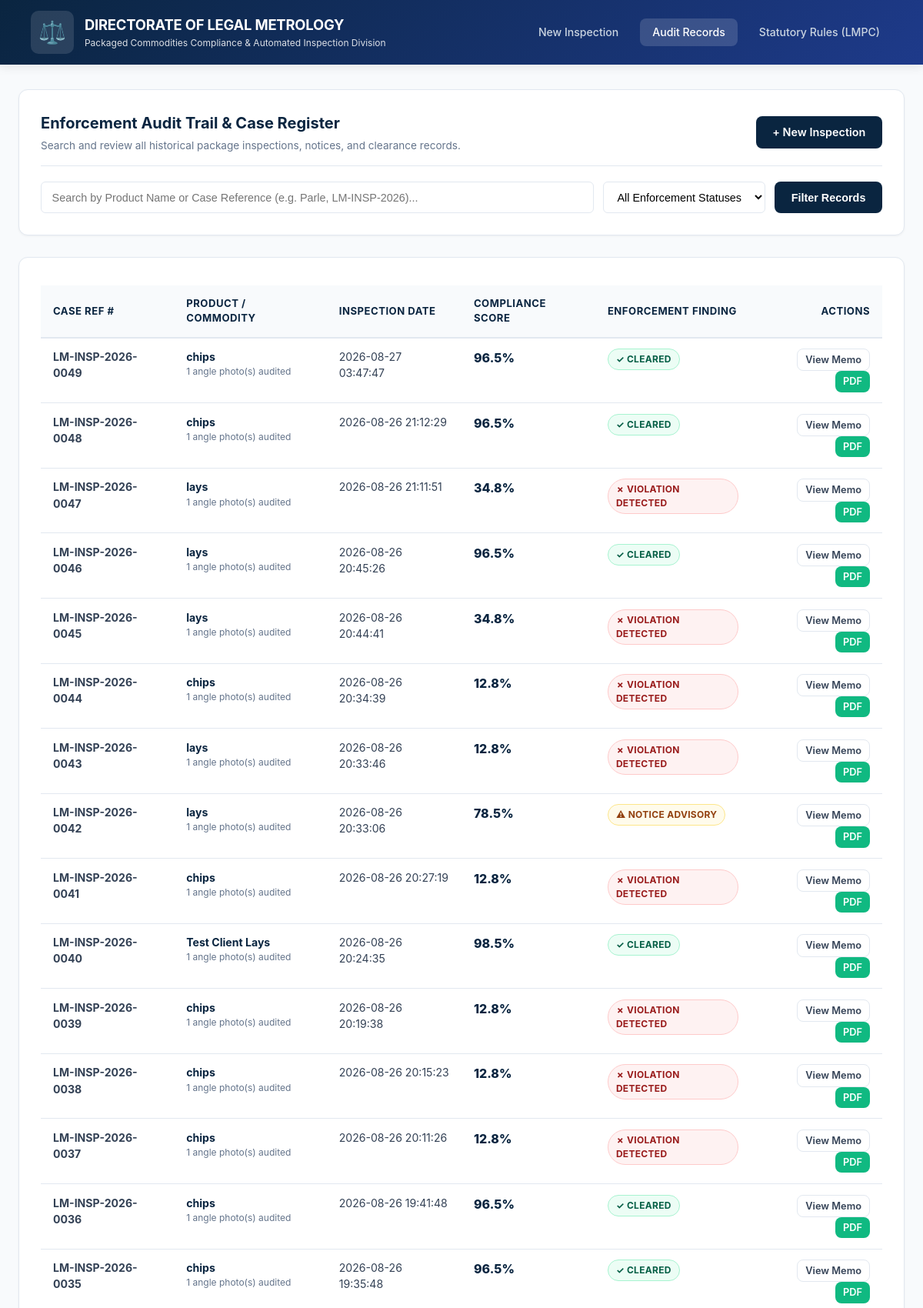
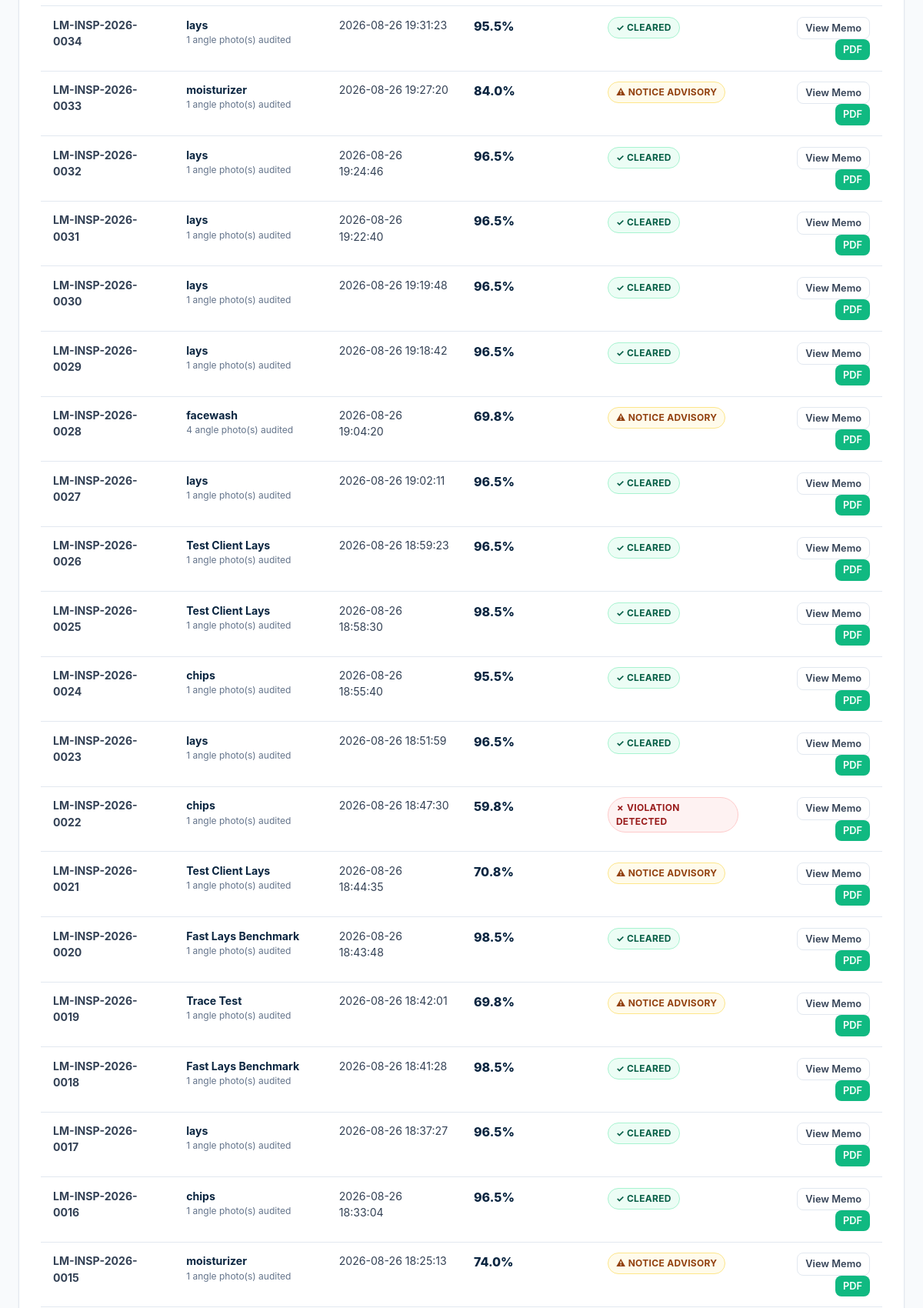
/dashboard (upper part), run on the app's committed database (2 pictures, top to bottom).
### tables this page shows
CREATE TABLE scans (
            id INTEGER PRIMARY KEY AUTOINCREMENT,
            reference_no TEXT UNIQUE,
            product_name TEXT NOT NULL,
            product_category TEXT DEFAULT 'General FMCG & Household',
            brand_name TEXT DEFAULT '',
            batch_no TEXT DEFAULT '',
            inspecting_officer TEXT DEFAULT 'Inspector of Legal Metrology',
            inspection_location TEXT DEFAULT 'Retail / Packaging Unit',
            image_filenames TEXT NOT NULL,
            full_text TEXT,
            overall_status TEXT NOT NULL,
            compliance_score REAL DEFAULT 0.0,
            compliance_json TEXT NOT NULL,
            ocr_low_confidence INTEGER DEFAULT 0,
            violations_count INTEGER DEFAULT 0,
            statutory_verdict TEXT DEFAULT 'PENDING',
            officer_notes TEXT DEFAULT '',
            created_at TIMESTAMP DEFAULT CURRENT_TIMESTAMP
        );

### app.py (the view)
@app.route("/dashboard")
def dashboard():
    search_query = request.args.get("q", "").strip()
    status_filter = request.args.get("status", "all")
    scans = db.get_all_scans(search_query=search_query, status_filter=status_filter)
    stats = db.get_dashboard_stats()
    return render_template(
        "dashboard.html",
        scans=scans,
        stats=stats,
        search_query=search_query,
        status_filter=status_filter
    )

### database/db.py (called while the page is built)
def get_connection():
    os.makedirs(os.path.dirname(DB_PATH), exist_ok=True)
    conn = sqlite3.connect(DB_PATH)
    conn.row_factory = sqlite3.Row
    return conn

### templates/dashboard.html (shortened to what this page needs)
<!DOCTYPE html>
<html lang="en">
<head>
  <link rel="stylesheet" href="{{ url_for('static', filename='css/style.css') }}">
</head>
<body>
  <nav class="navbar">
    <a href="/" class="nav-brand">
      <span class="emblem">⚖️</span>
      <div>
        <div class="nav-title">DIRECTORATE OF LEGAL METROLOGY</div>
        <div class="nav-subtitle">Packaged Commodities Compliance & Automated Inspection Division</div>
      </div>
    </a>
    <div class="nav-links">
      <a href="/" class="nav-link">New Inspection</a>
      <a href="/dashboard" class="nav-link active">Audit Records</a>
      <a href="/rules" class="nav-link">Statutory Rules (LMPC)</a>
    </div>
  </nav>
  <div class="container">
    <div class="card">
      <div class="card-header">
        <div>
          <h2 class="card-title">Enforcement Audit Trail & Case Register</h2>
          <p style="color: var(--text-muted); font-size: 0.85rem; margin-top: 4px;">
            Search and review all historical package inspections, notices, and clearance records.
          </p>
        </div>
        <a href="/" class="btn btn-primary">
          <span>+ New Inspection</span>
        </a>
      </div>
      <form action="/dashboard" method="GET" style="display: flex; gap: 12px; flex-wrap: wrap;">
        <input
          type="text"
          name="q"
          placeholder="Search by Product Name or Case Reference (e.g. Parle, LM-INSP-2026)..."
          value="{{ search_query }}"
          style="flex: 1; min-width: 260px; padding: 0.65rem 0.85rem; border-radius: 6px; border: 1px solid var(--border); font-size: 0.9rem;"
        >
        <select
          name="status"
          style="padding: 0.65rem 0.85rem; border-radius: 6px; border: 1px solid var(--border); font-size: 0.9rem; background: white;"
        >
          <option value="all" {% if status_filter == 'all' %}selected{% endif %}>All Enforcement Statuses</option>
        </select>
        <button type="submit" class="btn btn-primary">
          <span>Filter Records</span>
        </button>
      </form>
    </div>
    <div class="card">
      <div class="table-responsive">
        <table class="table">
          <thead>
            <tr>
              <th>Case Ref #</th>
              <th>Product / Commodity</th>
              <th>Inspection Date</th>
              <th>Compliance Score</th>
              <th>Enforcement Finding</th>
              <th style="text-align: right;">Actions</th>
            </tr>
          </thead>
          <tbody>
            {% if scans %}
              {% for scan in scans %}
              <tr>
                <td><b>{{ scan.reference_no or 'LM-INSP-2026-000' + scan.id|string }}</b></td>
                <td>
                  <div style="font-weight: 700; color: var(--primary);">{{ scan.product_name }}</div>
                  <div style="font-size: 0.75rem; color: var(--text-muted);">
                    {{ scan.image_filenames|length }} angle photo(s) audited
                  </div>
                </td>
                <td>{{ scan.created_at }}</td>
                <td>
                  <div style="font-weight: 800; font-size: 1rem; color: var(--primary);">
                    {{ scan.compliance_score }}%
                  </div>
                </td>
                <td>
                  {% if scan.overall_status == 'COMPLIANT' %}
                    <span class="badge badge-success">✓ CLEARED</span>
                  {% elif scan.overall_status == 'PARTIAL_COMPLIANCE' %}
                    <span class="badge badge-warning">⚠ NOTICE ADVISORY</span>
                  {% else %}
                    <span class="badge badge-danger">✗ VIOLATION DETECTED</span>
                  {% endif %}
                </td>
                <td style="text-align: right;">
                  <a href="/report/{{ scan.id }}" class="btn btn-outline" style="padding: 4px 10px; font-size: 0.8rem;">
                    View Memo
                  </a>
                  <a href="/report/{{ scan.id }}/pdf" class="btn btn-success" style="padding: 4px 10px; font-size: 0.8rem;" target="_blank">
                    PDF
                  </a>
                </td>
              </tr>
              {% endfor %}
            {% else %}
              <tr>
                <td colspan="6" style="text-align: center; padding: 2rem; color: var(--text-muted);">
                  No inspection records found matching the query criteria.
                </td>
              </tr>
            {% endif %}
          </tbody>
        </table>
      </div>
    </div>
  </div>
</body>
</html>

### static/css/style.css (style rules this page uses)
:root { --primary: #0a2540; --primary-hover: #133961; --accent: #6366f1; --accent-light: #e0e7ff; --success: #10b981; --success-bg: #ecfdf5; --success-border: #a7f3d0; --warning: #f59e0b; --warning-bg: #fffbeb; --warning-border: #fde68a; --danger: #ef4444; --danger-bg: #fef2f2; --danger-border: #fecaca; --dark: #0f172a; --light-bg: #f8fafc; --card-bg: #ffffff; --border: #e2e8f0; --text-main: #334155; --text-muted: #64748b; --radius: 12px; --shadow-sm: 0 1px 3px rgba(0,0,0,0.05); --shadow-md: 0 4px 12px rgba(0, 0, 0, 0.08); --shadow-lg: 0 10px 25px -5px rgba(15, 37, 64, 0.12); }
* { box-sizing: border-box; margin: 0; padding: 0; }
body { font-family: -apple-system, BlinkMacSystemFont, 'Segoe UI', Roboto, Helvetica, Arial, sans-serif; background-color: var(--light-bg); color: var(--text-main); line-height: 1.5; -webkit-font-smoothing: antialiased; }
.navbar { background: linear-gradient(135deg, #0a2540 0%, #1e3a8a 100%); color: white; padding: 0.9rem 2.5rem; display: flex; justify-content: space-between; align-items: center; box-shadow: var(--shadow-md); position: sticky; top: 0; z-index: 100; }
.nav-brand { display: flex; align-items: center; gap: 14px; text-decoration: none; color: white; }
.nav-brand .emblem { font-size: 1.8rem; background: rgba(255, 255, 255, 0.12); padding: 6px 10px; border-radius: 10px; }
.nav-title { font-size: 1.15rem; font-weight: 700; letter-spacing: -0.2px; }
.nav-subtitle { font-size: 0.75rem; opacity: 0.85; font-weight: 400; }
.nav-links { display: flex; gap: 0.75rem; }
.nav-link { color: #cbd5e1; text-decoration: none; font-size: 0.88rem; font-weight: 500; padding: 7px 16px; border-radius: 8px; transition: all 0.2s; }
.nav-link:hover, .nav-link.active { background: rgba(255, 255, 255, 0.15); color: white; }
.container { max-width: 1320px; margin: 2rem auto; padding: 0 1.5rem; }
.card { background: var(--card-bg); border-radius: var(--radius); border: 1px solid var(--border); box-shadow: var(--shadow-sm); padding: 1.75rem; margin-bottom: 1.75rem; transition: box-shadow 0.2s ease; }
.card-header { border-bottom: 1px solid var(--border); padding-bottom: 1rem; margin-bottom: 1.25rem; display: flex; justify-content: space-between; align-items: center; flex-wrap: wrap; gap: 10px; }
.card-title { font-size: 1.25rem; font-weight: 700; color: var(--primary); }
.btn { display: inline-flex; align-items: center; justify-content: center; gap: 8px; padding: 0.65rem 1.35rem; font-size: 0.9rem; font-weight: 600; border-radius: 8px; text-decoration: none; cursor: pointer; border: none; transition: all 0.2s; }
.btn-primary { background: var(--primary); color: white; }
.btn-success { background: var(--success); color: white; }
.btn-outline { background: white; border: 1px solid var(--border); color: var(--text-main); }
.badge { display: inline-flex; align-items: center; gap: 5px; padding: 4px 10px; border-radius: 9999px; font-size: 0.75rem; font-weight: 700; letter-spacing: 0.3px; }
.badge-success { background: var(--success-bg); color: #065f46; border: 1px solid var(--success-border); }
.badge-warning { background: var(--warning-bg); color: #92400e; border: 1px solid var(--warning-border); }
.badge-danger { background: var(--danger-bg); color: #991b1b; border: 1px solid var(--danger-border); }
.table-responsive { overflow-x: auto; }
.table { width: 100%; border-collapse: collapse; margin-top: 0.5rem; }
.table th { background-color: #f8fafc; color: var(--primary); text-align: left; padding: 0.85rem 1rem; font-size: 0.82rem; font-weight: 700; border-bottom: 2px solid var(--border); text-transform: uppercase; letter-spacing: 0.5px; }
.table td { padding: 0.85rem 1rem; border-bottom: 1px solid var(--border); font-size: 0.88rem; vertical-align: top; }

### data on the page
scans: reference_no "LM-INSP-2026-0049", product_name "chips", image_filenames|length "1", created_at "2026-08-27 03:47:47", compliance_score "96.5", overall_status "✓ CLEARED"
scans: reference_no "LM-INSP-2026-0048", product_name "chips", image_filenames|length "1", created_at "2026-08-26 21:12:29", compliance_score "96.5", overall_status "✓ CLEARED"
scans: reference_no "LM-INSP-2026-0047", product_name "lays", image_filenames|length "1", created_at "2026-08-26 21:11:51", compliance_score "34.8", overall_status "✗ VIOLATION DETECTED"
scans: reference_no "LM-INSP-2026-0046", product_name "lays", image_filenames|length "1", created_at "2026-08-26 20:45:26", compliance_score "96.5", overall_status "✓ CLEARED"
scans: reference_no "LM-INSP-2026-0045", product_name "lays", image_filenames|length "1", created_at "2026-08-26 20:44:41", compliance_score "34.8", overall_status "✗ VIOLATION DETECTED"
scans: reference_no "LM-INSP-2026-0044", product_name "chips", image_filenames|length "1", created_at "2026-08-26 20:34:39", compliance_score "12.8", overall_status "✗ VIOLATION DETECTED"
scans: reference_no "LM-INSP-2026-0043", product_name "lays", image_filenames|length "1", created_at "2026-08-26 20:33:46", compliance_score "12.8", overall_status "✗ VIOLATION DETECTED"
scans: reference_no "LM-INSP-2026-0042", product_name "lays", image_filenames|length "1", created_at "2026-08-26 20:33:06", compliance_score "78.5", shows "⚠ NOTICE ADVISORY"
scans: reference_no "LM-INSP-2026-0041", product_name "chips", image_filenames|length "1", created_at "2026-08-26 20:27:19", compliance_score "12.8", overall_status "✗ VIOLATION DETECTED"
scans: reference_no "LM-INSP-2026-0040", product_name "Test Client Lays", image_filenames|length "1", created_at "2026-08-26 20:24:35", compliance_score "98.5", overall_status "✓ CLEARED"
scans: reference_no "LM-INSP-2026-0039", product_name "chips", image_filenames|length "1", created_at "2026-08-26 20:19:38", compliance_score "12.8", overall_status "✗ VIOLATION DETECTED"
scans: reference_no "LM-INSP-2026-0038", product_name "chips", image_filenames|length "1", created_at "2026-08-26 20:15:23", compliance_score "12.8", overall_status "✗ VIOLATION DETECTED"
scans: reference_no "LM-INSP-2026-0037", product_name "chips", image_filenames|length "1", created_at "2026-08-26 20:11:26", compliance_score "12.8", overall_status "✗ VIOLATION DETECTED"
scans: reference_no "LM-INSP-2026-0036", product_name "chips", image_filenames|length "1", created_at "2026-08-26 19:41:48", compliance_score "96.5", overall_status "✓ CLEARED"
scans: reference_no "LM-INSP-2026-0035", product_name "chips", image_filenames|length "1", created_at "2026-08-26 19:35:48", compliance_score "96.5", overall_status "✓ CLEARED"
scans: reference_no "LM-INSP-2026-0034", product_name "lays", image_filenames|length "1", created_at "2026-08-26 19:31:23", compliance_score "95.5", overall_status "✓ CLEARED"
scans: reference_no "LM-INSP-2026-0033", product_name "moisturizer", image_filenames|length "1", created_at "2026-08-26 19:27:20", compliance_score "84.0", shows "⚠ NOTICE ADVISORY"
scans: reference_no "LM-INSP-2026-0032", product_name "lays", image_filenames|length "1", created_at "2026-08-26 19:24:46", compliance_score "96.5", overall_status "✓ CLEARED"
scans: reference_no "LM-INSP-2026-0031", product_name "lays", image_filenames|length "1", created_at "2026-08-26 19:22:40", compliance_score "96.5", overall_status "✓ CLEARED"
scans: reference_no "LM-INSP-2026-0030", product_name "lays", image_filenames|length "1", created_at "2026-08-26 19:19:48", compliance_score "96.5", overall_status "✓ CLEARED"
scans: reference_no "LM-INSP-2026-0029", product_name "lays", image_filenames|length "1", created_at "2026-08-26 19:18:42", compliance_score "96.5", overall_status "✓ CLEARED"
scans: reference_no "LM-INSP-2026-0028", product_name "facewash", image_filenames|length "4", created_at "2026-08-26 19:04:20", compliance_score "69.8", shows "⚠ NOTICE ADVISORY"
scans: reference_no "LM-INSP-2026-0027", product_name "lays", image_filenames|length "1", created_at "2026-08-26 19:02:11", compliance_score "96.5", overall_status "✓ CLEARED"
scans: reference_no "LM-INSP-2026-0026", product_name "Test Client Lays", image_filenames|length "1", created_at "2026-08-26 18:59:23", compliance_score "96.5", overall_status "✓ CLEARED"
scans: reference_no "LM-INSP-2026-0025", product_name "Test Client Lays", image_filenames|length "1", created_at "2026-08-26 18:58:30", compliance_score "98.5", overall_status "✓ CLEARED"
scans: reference_no "LM-INSP-2026-0024", product_name "chips", image_filenames|length "1", created_at "2026-08-26 18:55:40", compliance_score "95.5", overall_status "✓ CLEARED"
scans: reference_no "LM-INSP-2026-0023", product_name "lays", image_filenames|length "1", created_at "2026-08-26 18:51:59", compliance_score "96.5", overall_status "✓ CLEARED"
scans: reference_no "LM-INSP-2026-0022", product_name "chips", image_filenames|length "1", created_at "2026-08-26 18:47:30", compliance_score "59.8", overall_status "✗ VIOLATION DETECTED"
scans: reference_no "LM-INSP-2026-0021", product_name "Test Client Lays", image_filenames|length "1", created_at "2026-08-26 18:44:35", compliance_score "70.8", shows "⚠ NOTICE ADVISORY"
scans: reference_no "LM-INSP-2026-0020", product_name "Fast Lays Benchmark", image_filenames|length "1", created_at "2026-08-26 18:43:48", compliance_score "98.5", overall_status "✓ CLEARED"
scans: reference_no "LM-INSP-2026-0019", product_name "Trace Test", image_filenames|length "1", created_at "2026-08-26 18:42:01", compliance_score "69.8", shows "⚠ NOTICE ADVISORY"
scans: reference_no "LM-INSP-2026-0018", product_name "Fast Lays Benchmark", image_filenames|length "1", created_at "2026-08-26 18:41:28", compliance_score "98.5", overall_status "✓ CLEARED"
scans: reference_no "LM-INSP-2026-0017", product_name "lays", image_filenames|length "1", created_at "2026-08-26 18:37:27", compliance_score "96.5", overall_status "✓ CLEARED"
scans: reference_no "LM-INSP-2026-0016", product_name "chips", image_filenames|length "1", created_at "2026-08-26 18:33:04", compliance_score "96.5", overall_status "✓ CLEARED"
scans: reference_no "LM-INSP-2026-0015", product_name "moisturizer", image_filenames|length "1", created_at "2026-08-26 18:25:13", compliance_score "74.0", shows "⚠ NOTICE ADVISORY"
